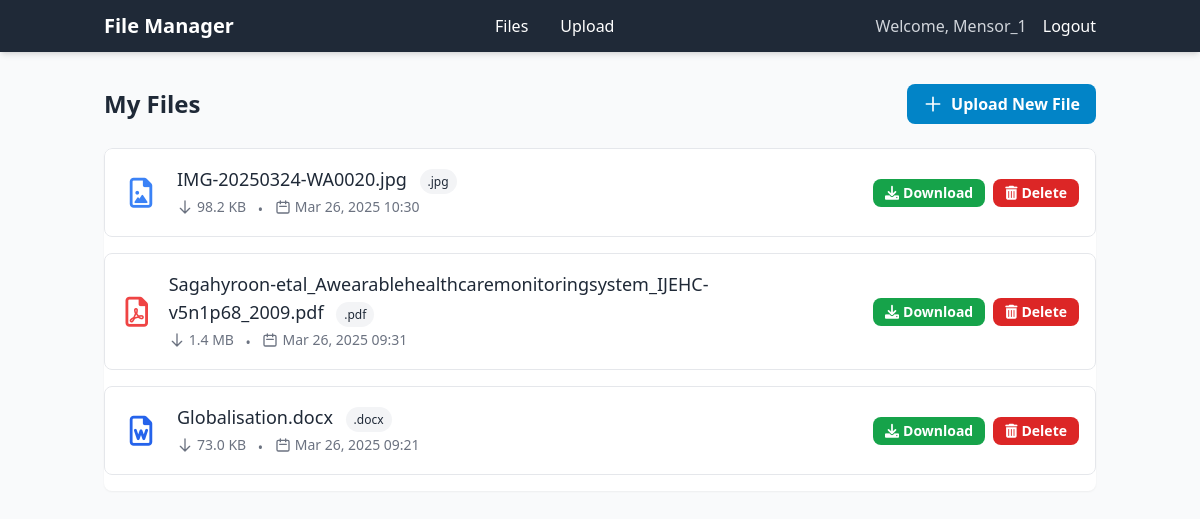
Screenshot of /files/ (signed in) with the database file from the repository.
### files/models.py (models this page shows, shortened)
class UserFile(models.Model):
    user = models.ForeignKey(User, on_delete=models.CASCADE)
    file = models.FileField(
        upload_to='uploads/',
        validators=[validate_file_type, validate_file_size]
    )
    filename = models.CharField(max_length=255)
    upload_date = models.DateTimeField(auto_now_add=True)
    file_size = models.IntegerField()
    content_type = models.CharField(max_length=100)
    def get_file_icon(self):
        category = get_file_type_category(self.filename)
        icons = {
            'image': 'far fa-file-image text-blue-500',
            'pdf': 'far fa-file-pdf text-red-500',
            'document': 'far fa-file-word text-blue-600',
            'other': 'far fa-file text-gray-500'
        }
        return icons.get(category, icons['other'])
    def get_extension(self):
        return os.path.splitext(self.filename)[1].lower()
    class Meta:
        ordering = ['-upload_date']

### files/views.py (the view)
# urls.py: path('', lambda request: redirect('files:file_list')),  # Redirect root to file list with namespace
@login_required
def file_list(request):
    files = UserFile.objects.filter(user=request.user)
    return render(request, 'files/file_list.html', {'files': files})

### files/models.py (called while the page is built)
def get_file_type_category(filename):
    ext = os.path.splitext(filename)[1].lower()
    if ext in ['.jpg', '.png']:
        return 'image'
    elif ext in ['.pdf']:
        return 'pdf'
    elif ext in ['.docx', '.doc']:
        return 'document'
    else:
        return 'other'

### templates/files/file_list.html (shortened to what this page needs)
{% extends 'base.html' %} {% block title %}My Files - File Manager{% endblock %} {% block content %}
<div class="flex flex-col md:flex-row justify-between items-center mb-6">
  <h2 class="text-2xl font-bold text-gray-800 mb-4 md:mb-0">My Files</h2>
  <a href="{% url 'files:file_upload' %}" class="btn-primary flex items-center">
    <svg class="w-5 h-5 mr-2" fill="none" stroke="currentColor" viewBox="0 0 24 24">
      <path stroke-linecap="round" stroke-linejoin="round" stroke-width="2" d="M12 4v16m8-8H4"></path>
    </svg>
    Upload New File
  </a>
</div>
{% if files %}
<div class="bg-white rounded-lg shadow-sm overflow-hidden">
  {% for file in files %}
  <div class="file-item {% if not forloop.last %}border-b border-gray-200{% endif %}">
    <div class="flex flex-col md:flex-row md:items-center md:justify-between">
      <div class="flex items-start md:items-center md:w-2/3">
        <div class="file-icon">
          <i class="{{ file.get_file_icon }}"></i>
        </div>
        <div>
          <h5 class="text-lg font-medium text-gray-800">
            {{ file.filename }}
            <span class="file-type-badge"> {{ file.get_extension }} </span>
          </h5>
          <p class="text-sm text-gray-500 mt-1">
            <span class="inline-flex items-center">
              <svg class="w-4 h-4 mr-1" fill="none" stroke="currentColor" viewBox="0 0 24 24">
                <path stroke-linecap="round" stroke-linejoin="round" stroke-width="2" d="M19 14l-7 7m0 0l-7-7m7 7V3"></path>
              </svg>
              {{ file.file_size|filesizeformat }}
            </span>
            <span class="mx-2">•</span>
            <span class="inline-flex items-center">
              <svg class="w-4 h-4 mr-1" fill="none" stroke="currentColor" viewBox="0 0 24 24">
                <path stroke-linecap="round" stroke-linejoin="round" stroke-width="2" d="M8 7V3m8 4V3m-9 8h10M5 21h14a2 2 0 002-2V7a2 2 0 00-2-2H5a2 2 0 00-2 2v12a2 2 0 002 2z"></path>
              </svg>
              {{ file.upload_date|date:"M d, Y H:i" }}
            </span>
          </p>
        </div>
      </div>
      <div class="flex justify-end space-x-2 mt-4 md:mt-0">
        <a href="{% url 'files:file_download' file.pk %}" class="btn-success btn-sm flex items-center"> <i class="fas fa-download mr-1"></i> Download </a>
        <form action="{% url 'files:file_delete' file.pk %}" method="post" class="inline" onsubmit="return confirm('Are you sure you want to delete this file?');">
          <button type="submit" class="btn-danger btn-sm flex items-center"><i class="fas fa-trash-alt mr-1"></i> Delete</button>
        </form>
      </div>
    </div>
  </div>
  {% endfor %}
</div>
{% endif %} {% endblock %}

### templates/base.html (shortened to what this page needs)
<!DOCTYPE html>
<html lang="en">
  <head>
    <script src="https://cdn.tailwindcss.com"></script>
    <link rel="stylesheet" href="https://cdnjs.cloudflare.com/ajax/libs/font-awesome/6.0.0/css/all.min.css" />
  </head>
  <body class="bg-gray-50 min-h-screen">
    <nav class="bg-gray-800 text-white shadow-md mb-8">
      <div class="container mx-auto px-4 py-3">
        <div class="flex flex-wrap justify-between items-center">
          <a class="text-xl font-bold" href="{% url 'files:file_list' %}">File Manager</a>
          <div class="hidden lg:flex w-auto lg:w-auto" id="navbar-menu">
            <ul class="flex flex-col lg:flex-row lg:space-x-8">
              {% if user.is_authenticated %}
              <li>
                <a class="text-white hover:text-primary-300" href="{% url 'files:file_list' %}">Files</a>
              </li>
              <li>
                <a class="text-white hover:text-primary-300" href="{% url 'files:file_upload' %}">Upload</a>
              </li>
              {% endif %}
            </ul>
          </div>
          <div class="hidden lg:flex items-center">
            {% if user.is_authenticated %}
            <span class="text-gray-300 mr-4">Welcome, {{ user.username }}</span>
            <form method="post" action="{% url 'logout' %}" class="inline">
              <button type="submit" class="text-white hover:text-primary-300 bg-transparent">Logout</button>
            </form>
            {% else %}
            <a class="text-white hover:text-primary-300 mr-4" href="{% url 'login' %}">Login</a>
            <a class="text-white hover:text-primary-300" href="{% url 'files:register' %}">Register</a>
            {% endif %}
          </div>
        </div>
      </div>
    </nav>
    <div class="container mx-auto px-4">
       {% block content %} {% endblock %}
    </div>
  </body>
</html>

### rows the page displays
UserFile: filename "IMG-20250324-WA0020.jpg", get_extension ".jpg", file_size|filesizeformat "98.2 KB", upload_date "Mar 26, 2025 10:30"
UserFile: filename "Sagahyroon-etal_Awearablehealthcaremonitoringsystem_IJEHC-v5n1p68_2009.pdf", get_extension ".pdf", file_size|filesizeformat "1.4 MB", upload_date "Mar 26, 2025 09:31"
UserFile: filename "Globalisation.docx", get_extension ".docx", file_size|filesizeformat "73.0 KB", upload_date "Mar 26, 2025 09:21"

### other values shown
{{ user.username }} "Mensor_1"
